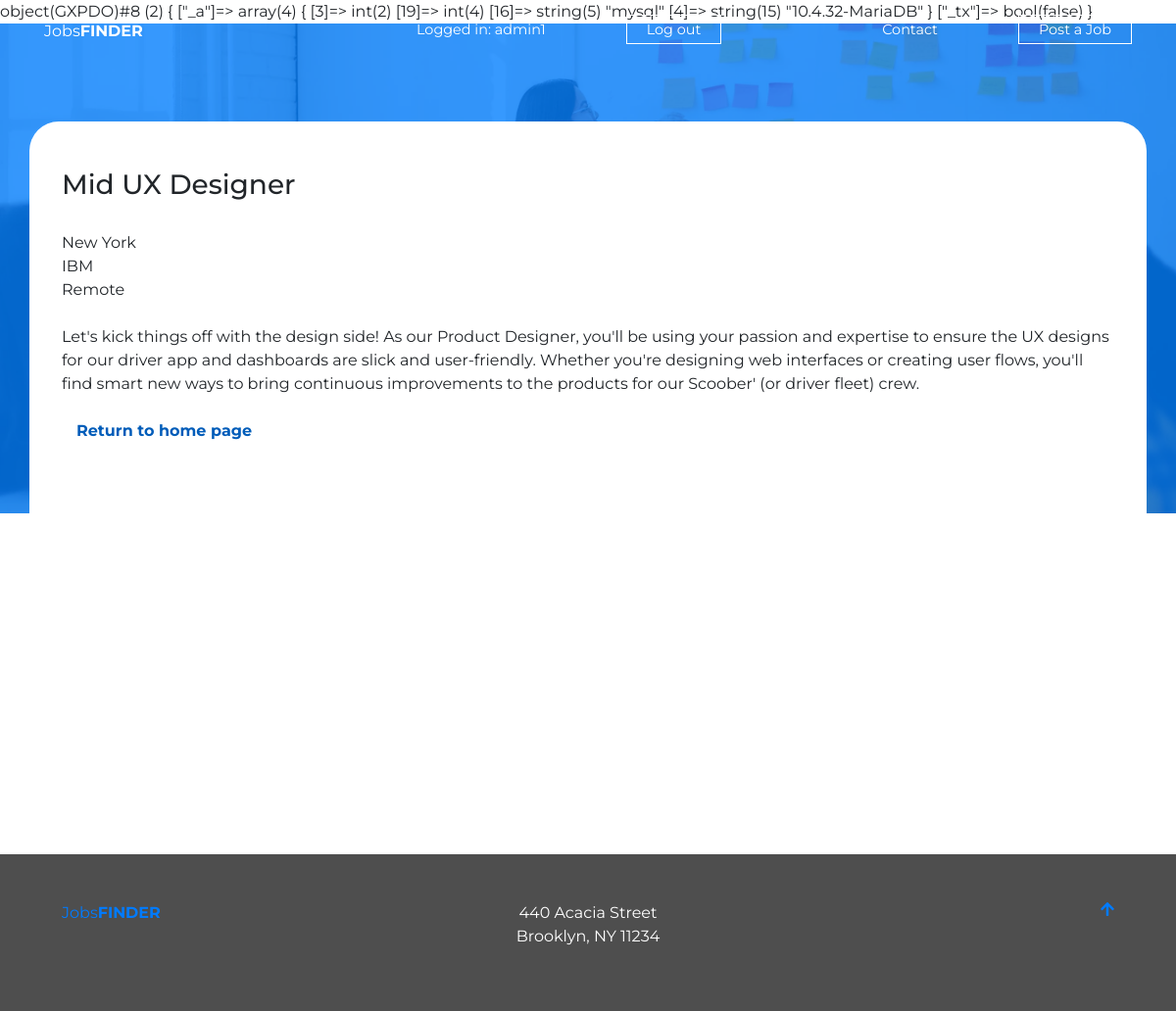
The app's page /?action=show&id=60 (signed in) with its own data.
### tables this page shows
CREATE TABLE `jobs` (
  `id` int(11) NOT NULL,
  `title` varchar(150) NOT NULL,
  `company` varchar(150) NOT NULL,
  `city` varchar(150) NOT NULL,
  `TIME` varchar(50) NOT NULL,
  `category` int(11) NOT NULL,
  `userid` int(30) NOT NULL,
  `description` varchar(1000) NOT NULL
);

### src/View.php (called while the page is built, shortened)
<?php
class View
{
  public function render(string $page, array $params): void
  {
    require_once("templates/layout.php");
  }
}

### src/Controller.php (called while the page is built, shortened)
<?php
require_once("src/Database.php");
class Controller
{
    private Database $database;
    private array $request;
    private View $view;
    private static array $configuration = [];
    public static function initConfiguration(array $configuration): void
    {
        self::$configuration = $configuration;
    }
    public function __construct(array $request)
    {
        $this->database = new Database(self::$configuration['db']);
        $this->request = $request;
        $this->view = new View();
    }
    public function action(): string
    {
        $data = $this->getReqGet();
        return $data['action'] ??  self::DEFAULT_ACTION;
    }
    public function run(): void
    {
        $action = $this->action();
        $viewParams = [];
        switch ($action) {
            case 'show':
                $page = 'show';
                $data = $this->getReqGet();
                $job = $this->database->getJob((int) $data['id'], true);
                $viewParams = $job;
                break;
        }
        $this->view->render($page, $viewParams);
    }
    private function getReqGet(): array
    {
        return $this->request['get'] ?? [];
    }
}

### index.php (called while the page is built, shortened)
<?php
require_once('src/View.php');
require_once('src/Controller.php');
$request = [
  'get' => $_GET,
  'post' => $_POST
];
try {
  $controller = new Controller($request);
  $controller->run();
} catch (Exception $e) {
  echo '<h1>' . $e->getMessage() . '</h1>';
}

### src/Database.php (called while the page is built, shortened)
<?php
class Database
{
    private ?PDO $conn = null;
    public function getJob(int $id, bool $cond): array
    {
        if ($cond == 1) {
            $query = "SELECT * FROM jobs WHERE id = $id";
            $result = $this->conn->query($query);
            $job = $result->fetch(PDO::FETCH_ASSOC);
            return $job;
        } elseif ($cond == 0) {
            $query = "SELECT * FROM jobs WHERE userid = $id";
            $result = $this->conn->query($query);
            $job = $result->fetchAll(PDO::FETCH_ASSOC);
            return $job;
        }
    }
    private function createConn(array $config): void
    {
        $dsn = "mysql:dbname={$config['database']};host={$config['host']}";
        $check = $this->conn = new \PDO(
            $dsn,
            $config['user'],
            $config['password']
        );
        var_dump($check);
    }
    private function validateConfig(array $config): void
    {
        $dsn = "mysql:dbname={$config['database']};host={$config['host']}";
        $this->conn = new \PDO(
            $dsn,
            $config['user'],
            $config['password'],
            [
                \PDO::ATTR_ERRMODE => \PDO::ERRMODE_EXCEPTION
            ]
        );
    }
}

### templates/pages/show.php (the view, shortened to what this page needs)
<section class="content">
    <div class="container content__wrap  p-5">
        <div class="row">
            <?php
            if (!empty($_SESSION['id'])) {
                echo "<h3>";
                echo $params['title'];
                echo "</h3>";
                echo $params['city'] . '<BR>';
                echo $params['company'] . '<BR>';
                echo $params['TIME'] . '<BR><br>';
                echo $params['description'].'<br><br>';
            }else {
                echo "<div class='col-12'>Please login to view details</div><br><br>";
            }
            ?>
           <div class="col-12"> <a href="/">Return to home page</a></div>
        </div>
    </div>
</section>

### public/css/styles.css (style rules this page uses)
html, body, div, span, applet, object, iframe, h1, h2, h3, h4, h5, h6, p, blockquote, pre, a, abbr, acronym, address, big, cite, code, del, dfn, em, img, ins, kbd, q, s, samp, small, strike, strong, sub, sup, tt, var, b, u, i, center, dl, dt, dd, ol, ul, li, fieldset, form, label, legend, table, caption, tbody, tfoot, thead, tr, th, td, article, aside, canvas, details, embed, figure, figcaption, footer, header, hgroup, menu, nav, output, ruby, section, summary, time, mark, audio, video { margin: 0; padding: 0; border: 0; font-size: 100%; font: inherit; vertical-align: baseline; }
article, aside, details, figcaption, figure, footer, header, hgroup, menu, nav, section { display: block; }
body { line-height: 1; background: red; position: relative; font-family: 'Montserrat', sans-serif !important; }
html { scroll-behavior: smooth; }
a { text-decoration: none !important; }
.content { width: 100%; top: 100px; margin-top: -400px; }
.content a { color: #005cb9 !important; font-weight: bold; }
.content__wrap { position: relative; min-height: 700px; border-radius: 30px; background: white; }
.content h3 { margin-bottom: 30px; }

### records on screen
jobs: title "Mid UX Designer", city "New York", company "IBM", TIME "Remote", description "Let's kick things off with the design side! As our Product Designer, you'll be using your passion and expertise to ensure the UX designs for our driver app and dashboards are slick and user-friendly. Whether you're designing web interfaces or creating user flows, you'll find smart new ways to bring continuous improvements to the products for our Scoober' (or driver fleet) crew."

### other values on screen
$_SESSION['name'] "admin1"
